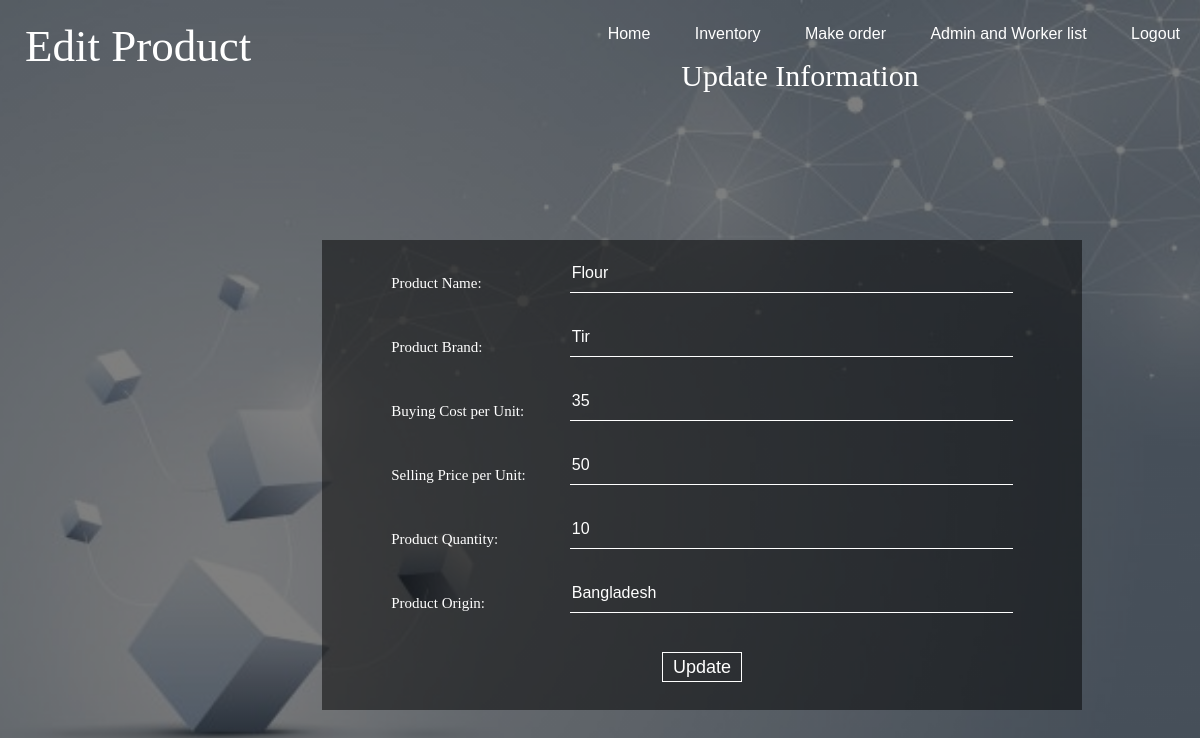
The app's page /views/editproduct.php?edit=6 (signed in) with its own data.
### tables this page shows
CREATE TABLE `inventory` (
  `id` int(11) NOT NULL,
  `pname` varchar(100) NOT NULL,
  `pbrand` varchar(100) NOT NULL,
  `cost` int(10) NOT NULL,
  `price` int(10) NOT NULL,
  `quan` int(250) NOT NULL,
  `origin` varchar(20) NOT NULL
);

### controllers/inventorycontroller.php (called while the page is built, shortened)
<?php
	if(isset($_POST["insertbutton"]))
	{
		insertProduct();
	}
	else if(isset($_GET['edit']))
	{
		$id = $_GET['edit'];
		$query = "SELECT * FROM inventory WHERE id = '$id'";
		$conn = mysqli_connect('localhost', 'root', '', 'dailysupershopdb');
		$result = mysqli_query($conn, $query);
		if(mysqli_num_rows($result)==1)
		{
			$row = mysqli_fetch_assoc($result);
			$pname = $row['pname'];
			$pbrand = $row['pbrand'];
			$pcost = $row['cost'];
			$pprice = $row['price'];
			$pquan = $row['quan'];
			$porigin = $row['origin'];
		}
	}
?>

### views/editproduct.php (the view, shortened to what this page needs)
<html>
	<head>
		<link rel="stylesheet" type="text/css" href= "styles/inventoryDesign.css">
	</head>
	<body>
	<span id = 'inventoryheading'>Edit Product</span>
	<form method = "post" action="../controllers/inventorycontroller.php">
	<div class = "main">
			<ul>
			<li><a href= "admindash.php">Home</a></li>
			<li><a href= "inventory.php">Inventory</a></li>
			<li><a href= "makeorder.php">Make order</a></li>
			<li><a href= "adminworkerlist.php">Admin and Worker list</a></li>
			<li><a href= "login.php">Logout</a></li>
			</ul>
	</div>
	<?php
		require_once '../controllers/inventorycontroller.php';
	?>
	<span id = 'productinsertupdatedelete'>Update Information</span>
	<div class = 'productaddingmenu'>
		<table align = 'center'>
			<tr>
				<td>
					Product Name:
				</td>
				<td></td>
				<td>
					<input type = 'text' name = 'pn' size = '45' placeholder = 'New product Name Here' value = "<?php echo $pname;?>">
				</td>
			</tr>
			<tr>
				<td>
					Product Brand:
				</td>
				<td></td>
				<td>
					<input type = 'text' name = 'pb' size = '45' placeholder = 'New product Brand Here' value = '<?php echo $pbrand;?>'>
				</td>
			</tr>
			<tr>
				<td>
					Buying Cost per Unit:
				</td>
				<td></td>
				<td>
					<input type = 'text' name = 'pc' size = '45' placeholder = 'New product Cost Here in Taka' value = '<?php echo $pcost;?>'>
				</td>
			</tr>
			<tr>
				<td>
					Selling Price per Unit:
				</td>
				<td></td>
				<td>
					<input type = 'text' name = 'pp' size = '45' placeholder = 'New product Price Here in Taka' value = '<?php echo $pprice;?>'>
				</td>
			</tr>
			<tr>
				<td>
					Product Quantity:
				</td>
				<td></td>
				<td>
					<input type = 'text' name = 'pq' size = '45' placeholder = 'New product quantity Here' value = '<?php echo $pquan;?>'>
				</td>
			</tr>
			<tr>
				<td>
					Product Origin:
				</td>
				<td></td>
				<td>
					<input type = 'text' name = 'po' size = '45' placeholder = 'New product quantity Here' value = '<?php echo $porigin;?>'>
				</td>
			</tr>
			<tr>
				<td colspan = '3' align = 'center'>
					<input type = "submit" name = 'updatebutton' value = 'Update'>
				</td>
			</tr>
		</table>
	</div>
	</form>
	</body>
</html>

### views/styles/inventoryDesign.css (style rules this page uses)
body { margin: 0; padding: 0; background-image: linear-gradient(rgba(0,0,0,0.5), rgba(0,0,0,0.5)), url(../../storage/images/15334.jpg); background-size: cover; background-position: center; font-family: sans-serif; }
.main ul { float: right; list-style-type: none; margin-top: 25px; }
.main ul li { display: inline-block; }
.main ul li a { text-decoration: none; color: #fff; padding: 5px 20px; border: none; transition: 0.6s ease; }
#inventoryheading { float: left; font-family: century gothic; font-size: 45px; color: #fff; margin: 20px 25px; }
#productinsertupdatedelete { padding-top: 100px; font-family: century gothic; font-size: 30px; color: #fff; margin-top: 1000px; margin-left: 405px; padding-bottom: 0px; }
.productaddingmenu { float: center; margin: 0 200 10 10px; padding: 10px 20px 10px 20px; font-family: century gothic; width: 720px; background: rgba(0, 0, 0, 0.5); color: #fff; top: 30%; left: 26%; position: absolute; }
.productaddingmenu td { padding-left: 10px; padding-right: 10px; font-size: 15px; color: #fff; }
.productaddingmenu input { width: 100%; margin-bottom: 20px; }
.productaddingmenu input[type="text"] { border: none; border-bottom: 1px solid #fff; background: transparent; outline: none; height: 40px; color: #fff; font-size: 16px; }
.productaddingmenu input[type = "submit"] { border: 1px solid #fff; outline: none; height: 30px; width: 80px; background: transparent; color: #fff; font-family: sans-serif; font-size: 18px; margin: 15 10 15 10px; }

### records on screen
inventory: pn "Flour", pb "Tir", pc "35", pp "50", pq "10", po "Bangladesh"
